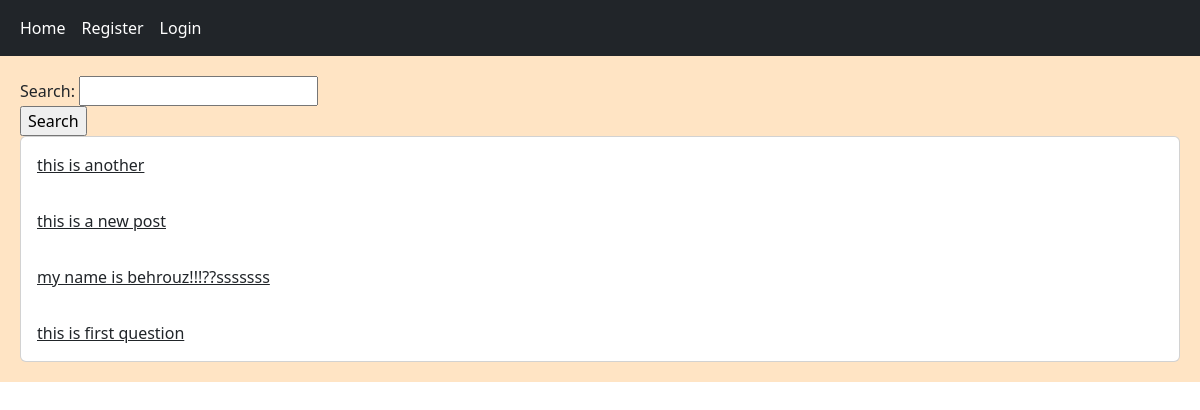
The page / on the database its author committed.
### home/models.py (models this page shows, shortened)
class Post(models.Model):
    user = models.ForeignKey(User, on_delete=models.CASCADE, related_name='posts')
    body = models.TextField()
    slug = models.SlugField()
    created = models.DateTimeField(auto_now_add= True)
    updated = models.DateTimeField(auto_now=True)
    class Meta:
        ordering = ('-created', 'body')
    def get_absolute_url(self):
        return reverse('home:post_detail', args=(self.id, self.slug))

### home/views.py (the view)
# urls.py: path('', views.HomeView.as_view(), name = 'home'),
class HomeView(View):
    form_class = PostSearchForm
    def get(self, request):
        form = self.form_class()
        posts = Post.objects.all()
        if request.GET.get('search'):
            posts = posts.filter(body__contains = request.GET['search'])
        return render(request, 'home/index.html', {'posts': posts, 'form': form})

### home/forms.py
class PostSearchForm(forms.Form):
    search = forms.CharField()

### home/templates/home/index.html
{% extends 'base.html' %}
{% block content %}
<form action="" method="get">
    {{ form }}<br/>
    <input type="submit" value="Search">
</form>
<div class="card">
    {% for post in posts %}
        <a href="{{ post.get_absolute_url }}" class="card-body">{{ post.body| truncatewords:8 }}</a>
    {% endfor %}
</div>
{% endblock %}

### rows shown on the page
Post: body "this is another"
Post: body "this is a new post"
Post: body "my name is behrouz!!!??sssssss"
Post: body "this is first question"
